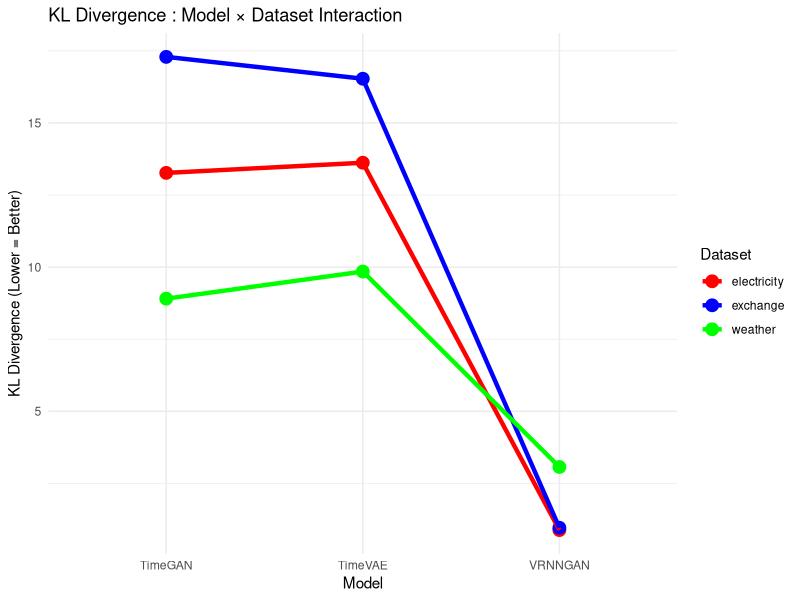
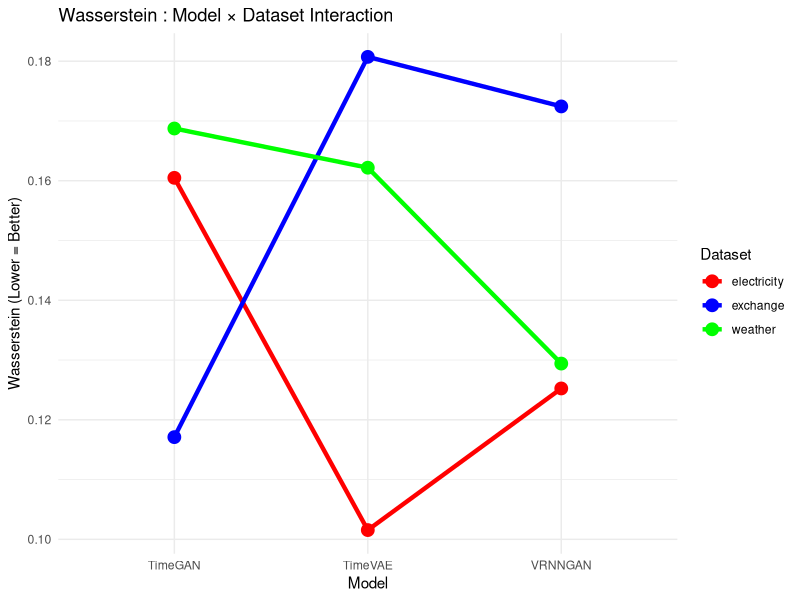
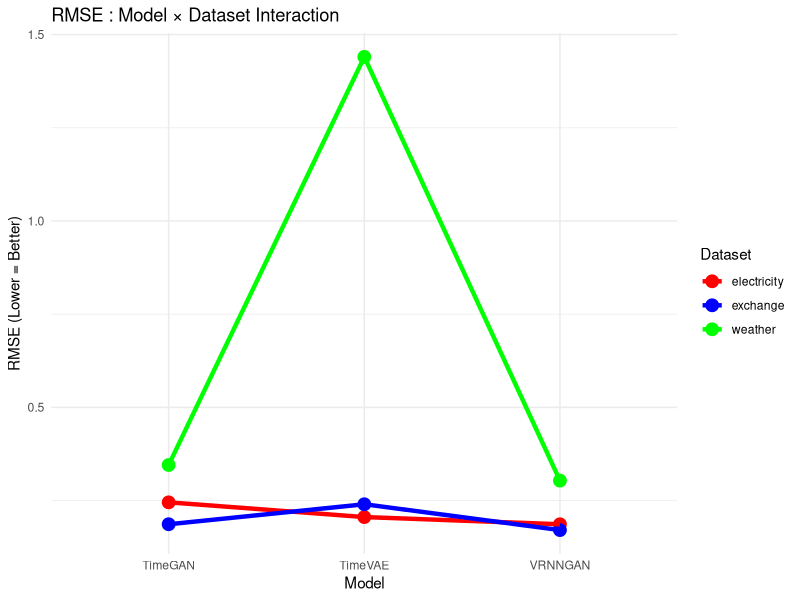
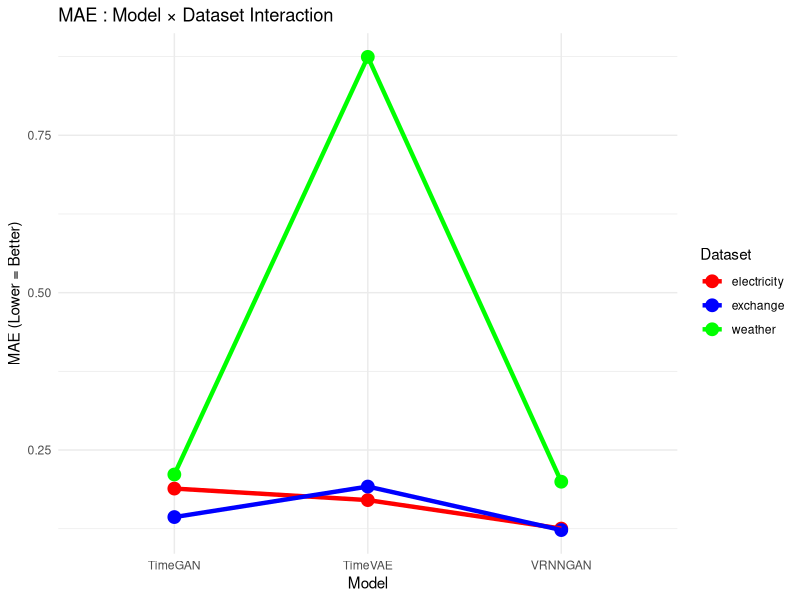
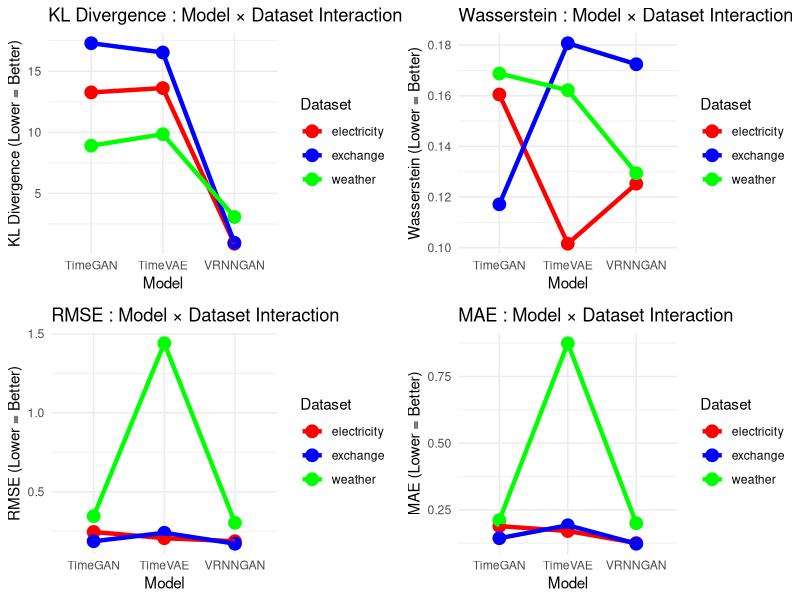
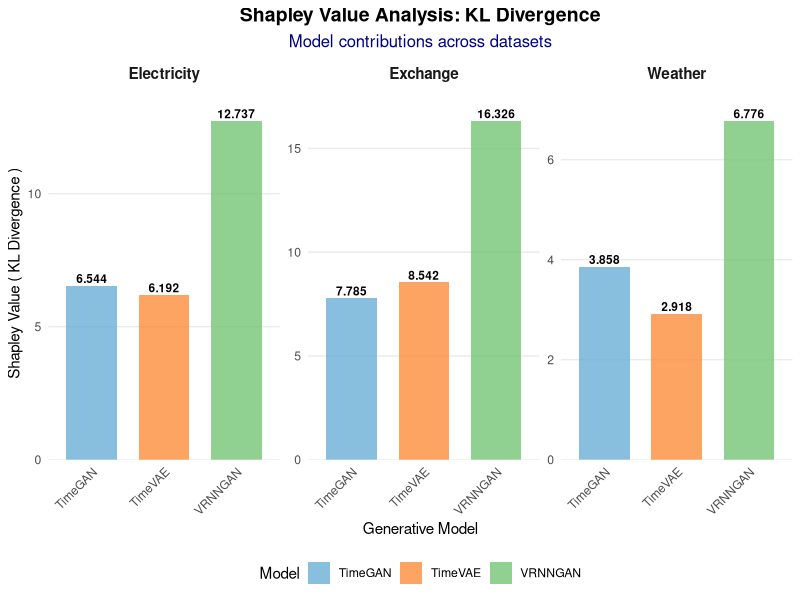
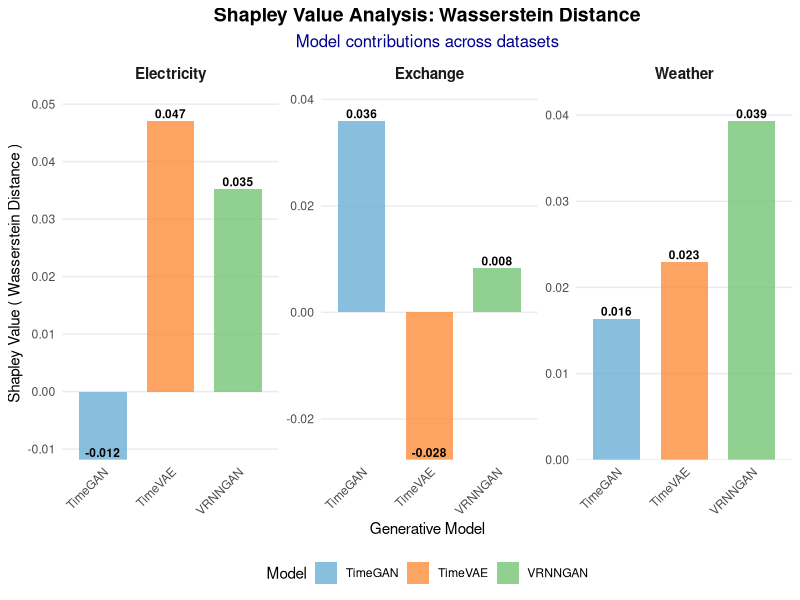
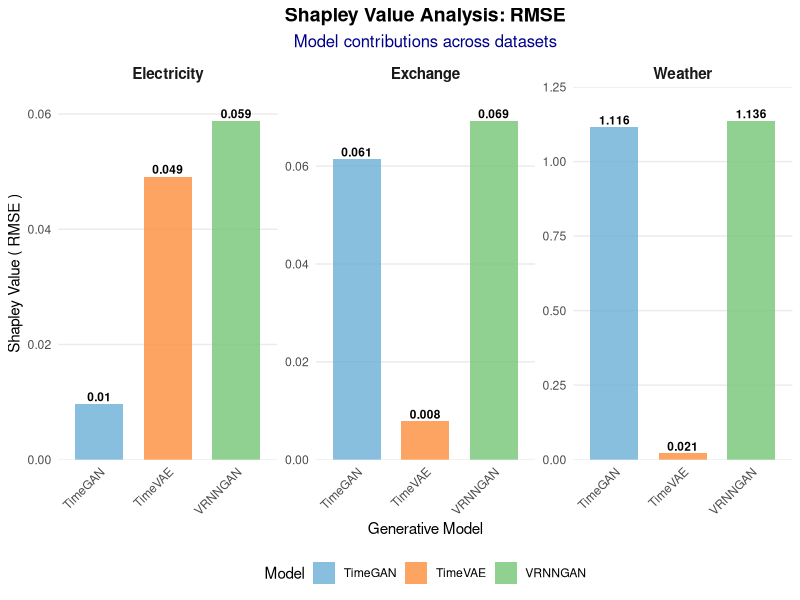

Write R code to recreate these figures, in order.
## ---- chunk 1
library(jsonlite)
library(rlang)
## ---- chunk 2
# Load and clean the dataset
dataset <- read.csv("cleaned_bootstrap.csv")

# Check the structure of the data
str(dataset)

# Convert categorical variables to factors
dataset$model <- as.factor(dataset$model)
dataset$dataset <- as.factor(dataset$dataset)

# Check for missing values
sum(is.na(dataset))

# Summary of the cleaned data
summary(dataset)

# Check factor levels
levels(dataset$model)
levels(dataset$dataset)
## ---- chunk 3
res_wasserstein <- aov(wasserstein ~ model + dataset + model*dataset, data = dataset)
res_kl <- aov(kl ~ model + dataset + model*dataset, data = dataset)
res_rmse <- aov(rmse ~ model + dataset + model*dataset, data = dataset)
res_mae <- aov(mae ~ model + dataset + model*dataset, data = dataset)

# Display summaries
cat("Wasserstein Distance ANOVA:\n")
summary(res_wasserstein)
cat("\nKL Divergence ANOVA:\n")
summary(res_kl)
cat("RMSE ANOVA")
summary(res_rmse)
cat("\nMAE ANOVA:\n")
summary(res_mae)
## ---- chunk 4
library(ggplot2)
library(gridExtra)

# Simple function to make one plot
make_ggplot <- function(metric_name, y_col, title) {
  ggplot(dataset, aes(x = model, y = !!sym(y_col), color = dataset, group = dataset)) +
    geom_point(stat = "summary", fun = "mean", size = 4) +
    geom_line(stat = "summary", fun = "mean", size = 1.5) +
    labs(title = paste(title, ": Model × Dataset Interaction"),
         x = "Model", y = paste(title, "(Lower = Better)"),
         color = "Dataset") +
    theme_minimal() +
    scale_color_manual(values = c("electricity" = "red", "exchange" = "blue", "weather" = "green"))
}

# Create all plots at once
plots <- list(
  kl = make_ggplot("KL Divergence", "kl", "KL Divergence"),
  wasserstein = make_ggplot("Wasserstein", "wasserstein", "Wasserstein"),
  rmse = make_ggplot("RMSE", "rmse", "RMSE"), 
  mae = make_ggplot("MAE", "mae", "MAE")
)

# Display individual plots
print(plots$kl)
print(plots$wasserstein) 
print(plots$rmse)
print(plots$mae)

# Save plots
ggsave("interaction_kl.png", plots$kl, width = 10, height = 6)
ggsave("interaction_wasserstein.png", plots$wasserstein, width = 10, height = 6)
ggsave("interaction_rmse.png", plots$rmse, width = 10, height = 6)
ggsave("interaction_mae.png", plots$mae, width = 10, height = 6)

# Combined plot
combined <- grid.arrange(plots$kl, plots$wasserstein, plots$rmse, plots$mae, ncol = 2)
ggsave("interaction_plots_combined.png", combined, width = 14, height = 10)

cat("All plots saved!\n")
## ---- chunk 5
# Correct Tukey HSD post-hoc analysis with compact letter display

library(multcomp)  # For compact letter display

# Perform TukeyHSD
tukey_kl <- TukeyHSD(res_kl)
tukey_wasserstein <- TukeyHSD(res_wasserstein)
tukey_rmse <- TukeyHSD(res_rmse)
tukey_mae <- TukeyHSD(res_mae)

# Function to create compact letter display
create_compact_letters <- function(tukey_result, aov_result, metric_name) {
  
  cat(paste("\n=== ", toupper(metric_name), " TUKEY HSD RESULTS ===\n"))
  
  # Use multcomp for compact letter display
  tukey_mc <- glht(aov_result, linfct = mcp(model = "Tukey"))
  letters_result <- cld(tukey_mc, alpha = 0.05)
  
  # Extract means for each group
  model_means <- aggregate(dataset[[metric_name]], 
                          by = list(Model = dataset$model), 
                          FUN = mean, na.rm = TRUE)
  names(model_means)[2] <- "Mean"
  
  # Combine with letters
  results_table <- data.frame(
    Model = names(letters_result$mcletters$Letters),
    Mean = round(model_means$Mean[match(names(letters_result$mcletters$Letters), model_means$Model)], 4),
    Group = letters_result$mcletters$Letters,
    stringsAsFactors = FALSE
  )
  
  # Sort by mean (best to worst for error metrics)
  results_table <- results_table[order(results_table$Mean), ]
  
  cat("Pairwise Comparisons (Groups with same letter are NOT significantly different):\n")
  print(results_table)
  
  return(results_table)
}

# Create compact letter displays for each metric
kl_letters <- create_compact_letters(tukey_kl, res_kl, "kl")
wasserstein_letters <- create_compact_letters(tukey_wasserstein, res_wasserstein, "wasserstein")
rmse_letters <- create_compact_letters(tukey_rmse, res_rmse, "rmse")
mae_letters <- create_compact_letters(tukey_mae, res_mae, "mae")

# Create summary table for paper
create_summary_tukey_table <- function() {
  
  cat("\n=== SUMMARY TABLE FOR PUBLICATION ===\n")
  
  summary_table <- data.frame(
    Model = kl_letters$Model,
    KL_Mean = kl_letters$Mean,
    KL_Group = kl_letters$Group,
    Wasserstein_Mean = wasserstein_letters$Mean[match(kl_letters$Model, wasserstein_letters$Model)],
    Wasserstein_Group = wasserstein_letters$Group[match(kl_letters$Model, wasserstein_letters$Model)],
    RMSE_Mean = rmse_letters$Mean[match(kl_letters$Model, rmse_letters$Model)],
    RMSE_Group = rmse_letters$Group[match(kl_letters$Model, rmse_letters$Model)],
    MAE_Mean = mae_letters$Mean[match(kl_letters$Model, mae_letters$Model)],
    MAE_Group = mae_letters$Group[match(kl_letters$Model, mae_letters$Model)]
  )
  
  print(summary_table)
  
  return(summary_table)
}

final_tukey_table <- create_summary_tukey_table()
## ---- chunk 6
calculate_shapley_based_contributions <- function(data, metric_col, dataset_name = "all") {
  
  if(dataset_name != "all") {
    data <- data[data$dataset == dataset_name, ]
  }
  
  # Get raw performances (lower = better for error metrics)
  gan_perf <- mean(data[data$model == "TimeGAN", metric_col], na.rm = TRUE)
  vae_perf <- mean(data[data$model == "TimeVAE", metric_col], na.rm = TRUE)
  hybrid_perf <- mean(data[data$model == "VRNNGAN", metric_col], na.rm = TRUE)
  
  # Transform to utility scale (higher = better)
  # Use the worst performance as baseline
  worst_baseline <- max(gan_perf, vae_perf, hybrid_perf)
  
  # Value function v(S) - improvement from baseline
  v_empty <- 0
  v_gan <- worst_baseline - gan_perf
  v_vae <- worst_baseline - vae_perf  
  v_gan_vae <- worst_baseline - hybrid_perf
  
  # Your original Shapley formulas
  phi_gan <- (1/2) * (v_gan - v_empty) + (1/2) * (v_gan_vae - v_vae)
  phi_vae <- (1/2) * (v_vae - v_empty) + (1/2) * (v_gan_vae - v_gan)
  phi_hybrid <- v_gan_vae - v_empty
  
  # Calculate contribution percentages
  total_contribution <- phi_gan + phi_vae
  gan_percent <- ifelse(total_contribution > 0, (phi_gan / total_contribution) * 100, 50)
  vae_percent <- ifelse(total_contribution > 0, (phi_vae / total_contribution) * 100, 50)
  
  # Results table
  results <- data.frame(
    Component = c("GAN", "VAE", "GAN-VAE"),
    Shapley_Value = c(phi_gan, phi_vae, phi_hybrid),
    Raw_Performance = c(gan_perf, vae_perf, hybrid_perf),
    Contribution_Percent = c(gan_percent, vae_percent, 100),
    Interpretation = c(
      paste("GAN contributes", round(gan_percent, 1), "% to hybrid success"),
      paste("VAE contributes", round(vae_percent, 1), "% to hybrid success"),
      "Total hybrid performance"
    )
  )
  
  return(list(
    results = results,
    dataset = dataset_name,
    metric = metric_col,
    efficiency_check = abs((phi_gan + phi_vae) - phi_hybrid) < 1e-10,
    synergy = phi_hybrid > max(v_gan, v_vae)  # Does hybrid beat individual components?
  ))
}
## ---- chunk 7
# Modified function to clearly show all three components including hybrid
create_complete_shapley_analysis <- function() {
  
  datasets <- levels(dataset$dataset)
  metrics <- c("kl", "wasserstein", "rmse", "mae")
  
  cat("=== COMPLETE SHAPLEY ANALYSIS (ALL COMPONENTS) ===\n")
  cat("Showing GAN, VAE, and GAN-VAE (VRNNGAN) hybrid values\n\n")
  
  for(ds in datasets) {
    cat(paste("### ", toupper(ds), " DATASET ###\n"))
    
    # Create complete summary table showing all three components
    dataset_summary <- data.frame(
      Metric = character(0),
      TimeGAN_Shapley = numeric(0),
      TimeVAE_Shapley = numeric(0),
      VRNNGAN_Shapley = numeric(0),
      TimeGAN_Performance = numeric(0),
      TimeVAE_Performance = numeric(0),
      VRNNGAN_Performance = numeric(0),
      Best_Component = character(0),
      Hybrid_Advantage = character(0),
      stringsAsFactors = FALSE
    )
    
    for(metric in metrics) {
      result <- calculate_shapley_based_contributions(dataset, metric, ds)
      
      # Extract all values
      gan_shapley <- result$results$Shapley_Value[1]
      vae_shapley <- result$results$Shapley_Value[2]
      hybrid_shapley <- result$results$Shapley_Value[3]  # This is the hybrid!
      
      gan_perf <- result$results$Raw_Performance[1]
      vae_perf <- result$results$Raw_Performance[2]
      hybrid_perf <- result$results$Raw_Performance[3]
      
      # Find best performing component (lowest raw performance for error metrics)
      best_perf_idx <- which.min(c(gan_perf, vae_perf, hybrid_perf))
      best_component <- c("TimeGAN", "TimeVAE", "VRNNGAN")[best_perf_idx]
      
      # Check if hybrid has advantage (better performance than individual components)
      hybrid_advantage <- ifelse(hybrid_perf < min(gan_perf, vae_perf), "YES", "NO")
      
      # Add to summary
      dataset_summary <- rbind(dataset_summary, data.frame(
        Metric = toupper(metric),
        TimeGAN_Shapley = round(gan_shapley, 4),
        TimeVAE_Shapley = round(vae_shapley, 4),
        VRNNGAN_Shapley = round(hybrid_shapley, 4),
        TimeGAN_Performance = round(gan_perf, 4),
        TimeVAE_Performance = round(vae_perf, 4),
        VRNNGAN_Performance = round(hybrid_perf, 4),
        Best_Component = best_component,
        Hybrid_Advantage = hybrid_advantage,
        stringsAsFactors = FALSE
      ))
    }
    
    # Print complete summary
    cat("Complete Component Analysis:\n")
    print(dataset_summary)
    
    # Analysis insights
    cat("\nDataset Insights:\n")
    timegan_wins <- sum(dataset_summary$Best_Component == "TimeGAN")
    timevae_wins <- sum(dataset_summary$Best_Component == "TimeVAE") 
    vrnngan_wins <- sum(dataset_summary$Best_Component == "VRNNGAN")
    hybrid_advantages <- sum(dataset_summary$Hybrid_Advantage == "YES")
    
    cat(paste("• TimeGAN best in", timegan_wins, "out of", length(metrics), "metrics\n"))
    cat(paste("• TimeVAE best in", timevae_wins, "out of", length(metrics), "metrics\n"))
    cat(paste("• VRNNGAN best in", vrnngan_wins, "out of", length(metrics), "metrics\n"))
    cat(paste("• Hybrid advantage in", hybrid_advantages, "out of", length(metrics), "metrics\n"))
    
    # Average Shapley values
    avg_gan <- mean(dataset_summary$TimeGAN_Shapley)
    avg_vae <- mean(dataset_summary$TimeVAE_Shapley)
    avg_hybrid <- mean(dataset_summary$VRNNGAN_Shapley)
    
    cat(paste("• Average TimeGAN Shapley:", round(avg_gan, 4), "\n"))
    cat(paste("• Average TimeVAE Shapley:", round(avg_vae, 4), "\n"))
    cat(paste("• Average VRNNGAN Shapley:", round(avg_hybrid, 4), "\n"))
    
    cat("\n", rep("=", 80), "\n\n")
  }
}

# Run the complete analysis
create_complete_shapley_analysis()
## ---- chunk 8
# Create separate plots for each metric with dataset subplots
create_metric_specific_shapley_plots <- function() {
  
  library(ggplot2)
  library(dplyr)
  library(gridExtra)
  
  datasets <- levels(dataset$dataset)
  metrics <- c("kl", "wasserstein", "rmse", "mae")
  
  # Function to create data for one metric across all datasets
  create_metric_data <- function(target_metric) {
    results_data <- data.frame()
    
    for(ds in datasets) {
      result <- calculate_shapley_based_contributions(dataset, target_metric, ds)
      
      # Get all three Shapley values
      gan_shapley <- result$results$Shapley_Value[1]
      vae_shapley <- result$results$Shapley_Value[2]
      hybrid_shapley <- result$results$Shapley_Value[3]
      
      # Create long format data with proper model names
      dataset_data <- data.frame(
        Dataset = tools::toTitleCase(ds),
        Model = c("TimeGAN", "TimeVAE", "VRNNGAN"),  # Changed to proper names
        Shapley_Value = c(gan_shapley, vae_shapley, hybrid_shapley),
        stringsAsFactors = FALSE
      )
      
      results_data <- rbind(results_data, dataset_data)
    }
    
    return(results_data)
  }
  
  # Function to create plot for one metric
  create_metric_plot <- function(metric_name, metric_col, title) {
    data <- create_metric_data(metric_col)
    
    p <- ggplot(data, aes(x = Model, y = Shapley_Value, fill = Model)) +
      geom_bar(stat = "identity", alpha = 0.8, width = 0.7) +
      geom_text(aes(label = round(Shapley_Value, 3)), 
                vjust = -0.3, fontface = "bold", size = 3) +
      facet_wrap(~Dataset, scales = "free_y", ncol = 3) +
      labs(
        title = paste("Shapley Value Analysis:", title),
        subtitle = "Model contributions across datasets",
        x = "Generative Model",
        y = paste("Shapley Value (", title, ")"),
        fill = "Model"
      ) +
      theme_minimal() +
      theme(
        plot.title = element_text(hjust = 0.5, face = "bold", size = 14),
        plot.subtitle = element_text(hjust = 0.5, color = "darkblue", size = 12),
        strip.text = element_text(face = "bold", size = 11),
        axis.text.x = element_text(angle = 45, hjust = 1),
        legend.position = "bottom",
        panel.grid.minor = element_blank(),
        panel.grid.major.x = element_blank()
      ) +
      scale_fill_manual(
        values = c("TimeGAN" = "#6BAED6", "TimeVAE" = "#FD8D3C", "VRNNGAN" = "#74C476")  # Updated to match proper names
      ) +
      scale_y_continuous(expand = expansion(mult = c(0, 0.1)))
    
    return(p)
  }
  
  # Create all four plots
  plots <- list(
    kl = create_metric_plot("KL Divergence", "kl", "KL Divergence"),
    wasserstein = create_metric_plot("Wasserstein Distance", "wasserstein", "Wasserstein Distance"),
    rmse = create_metric_plot("RMSE", "rmse", "RMSE"),
    mae = create_metric_plot("MAE", "mae", "MAE")
  )
  
  # Display plots
  print(plots$kl)
  print(plots$wasserstein)
  print(plots$rmse)
  print(plots$mae)
  
  # Save individual plots
  ggsave("shapley_kl_analysis.png", plots$kl, width = 12, height = 6, dpi = 300, bg = "white")
  ggsave("shapley_wasserstein_analysis.png", plots$wasserstein, width = 12, height = 6, dpi = 300, bg = "white")
  ggsave("shapley_rmse_analysis.png", plots$rmse, width = 12, height = 6, dpi = 300, bg = "white")
  ggsave("shapley_mae_analysis.png", plots$mae, width = 12, height = 6, dpi = 300, bg = "white")
  
  cat("All metric-specific Shapley plots saved!\n")
  cat("Files created:\n")
  cat("- shapley_kl_analysis.png\n")
  cat("- shapley_wasserstein_analysis.png\n") 
  cat("- shapley_rmse_analysis.png\n")
  cat("- shapley_mae_analysis.png\n")
  
  return(plots)
}

# Create the plots
metric_plots <- create_metric_specific_shapley_plots()
